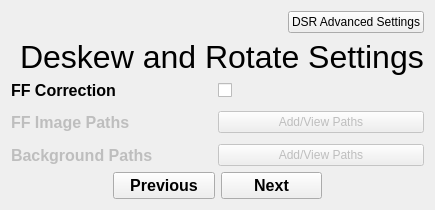
    <widget class="QWidget" name="DSR">
     <attribute name="title">
      <string>DSR</string>
     </attribute>
     <layout class="QGridLayout" name="gridLayout_2" rowstretch="2,10,1">
      <item row="0" column="0">
       <layout class="QVBoxLayout" name="verticalLayout_7">
        <item>
         <layout class="QHBoxLayout" name="horizontalLayout_16" stretch="4,1">
          <item>
           <spacer name="horizontalSpacer_28">
            <property name="orientation">
             <enum>Qt::Horizontal</enum>
            </property>
            <property name="sizeHint" stdset="0">
             <size>
              <width>40</width>
              <height>20</height>
             </size>
            </property>
           </spacer>
          </item>
          <item>
           <widget class="QPushButton" name="dsrAdvancedSettingsButton">
            <property name="text">
             <string>DSR Advanced Settings</string>
            </property>
           </widget>
          </item>
         </layout>
        </item>
        <item>
         <layout class="QHBoxLayout" name="horizontalLayout_15">
          <item>
           <widget class="QLabel" name="dsrSettingsLabel">
            <property name="font">
             <font>
              <pointsize>24</pointsize>
             </font>
            </property>
            <property name="text">
             <string> Deskew and Rotate Settings</string>
            </property>
            <property name="alignment">
             <set>Qt::AlignHCenter|Qt::AlignTop</set>
            </property>
           </widget>
          </item>
         </layout>
        </item>
       </layout>
      </item>
      <item row="1" column="0">
       <layout class="QVBoxLayout" name="verticalLayout_8">
        <property name="spacing">
         <number>1</number>
        </property>
        <item>
         <layout class="QHBoxLayout" name="horizontalLayout_21">
          <item>
           <widget class="QLabel" name="llffCorrectionLabel">
            <property name="font">
             <font>
              <pointsize>12</pointsize>
              <bold>true</bold>
             </font>
            </property>
            <property name="text">
             <string>FF Correction</string>
            </property>
           </widget>
          </item>
          <item>
           <widget class="QCheckBox" name="llffCorrectionCheckBox">
            <property name="autoFillBackground">
             <bool>false</bool>
            </property>
            <property name="text">
             <string/>
            </property>
           </widget>
          </item>
         </layout>
        </item>
        <item>
         <spacer name="verticalSpacer_13">
          <property name="orientation">
           <enum>Qt::Vertical</enum>
          </property>
          <property name="sizeType">
           <enum>QSizePolicy::Preferred</enum>
          </property>
          <property name="sizeHint" stdset="0">
           <size>
            <width>20</width>
            <height>10</height>
           </size>
          </property>
         </spacer>
        </item>
        <item>
         <layout class="QHBoxLayout" name="horizontalLayout_8">
          <item>
           <widget class="QLabel" name="lsImagePathsLabel">
            <property name="enabled">
             <bool>false</bool>
            </property>
            <property name="font">
             <font>
              <pointsize>12</pointsize>
              <bold>true</bold>
             </font>
            </property>
            <property name="text">
             <string>FF Image Paths</string>
            </property>
           </widget>
          </item>
          <item>
           <widget class="QPushButton" name="lsImageAddPathsButton">
            <property name="enabled">
             <bool>false</bool>
            </property>
            <property name="text">
             <string>Add/View Paths</string>
            </property>
           </widget>
          </item>
         </layout>
        </item>
        <item>
         <spacer name="verticalSpacer_14">
          <property name="orientation">
           <enum>Qt::Vertical</enum>
          </property>
          <property name="sizeType">
           <enum>QSizePolicy::Preferred</enum>
          </property>
          <property name="sizeHint" stdset="0">
           <size>
            <width>20</width>
            <height>10</height>
           </size>
          </property>
         </spacer>
        </item>
        <item>
         <layout class="QHBoxLayout" name="horizontalLayout_7">
          <item>
           <widget class="QLabel" name="backgroundPathsLabel">
            <property name="enabled">
             <bool>false</bool>
            </property>
            <property name="font">
             <font>
              <pointsize>12</pointsize>
              <bold>true</bold>
             </font>
            </property>
            <property name="text">
             <string>Background Paths</string>
            </property>
           </widget>
          </item>
          <item>
           <widget class="QPushButton" name="backgroundAddPathsButton">
            <property name="enabled">
             <bool>false</bool>
            </property>
            <property name="text">
             <string>Add/View Paths</string>
            </property>
           </widget>
          </item>
         </layout>
        </item>
       </layout>
      </item>
      <item row="2" column="0">
       <layout class="QHBoxLayout" name="horizontalLayout_17" stretch="1,1,1,1">
        <item>
         <spacer name="horizontalSpacer_29">
          <property name="orientation">
           <enum>Qt::Horizontal</enum>
          </property>
          <property name="sizeHint" stdset="0">
           <size>
            <width>40</width>
            <height>20</height>
           </size>
          </property>
         </spacer>
        </item>
        <item>
         <widget class="QPushButton" name="dsrPreviousButton">
          <property name="font">
           <font>
            <pointsize>12</pointsize>
            <bold>true</bold>
           </font>
          </property>
          <property name="text">
           <string>Previous</string>
          </property>
         </widget>
        </item>
        <item>
         <widget class="QPushButton" name="dsrNextButton">
          <property name="font">
           <font>
            <pointsize>12</pointsize>
            <bold>true</bold>
           </font>
          </property>
          <property name="text">
           <string>Next</string>
          </property>
         </widget>
        </item>
        <item>
         <spacer name="horizontalSpacer_30">
          <property name="orientation">
           <enum>Qt::Horizontal</enum>
          </property>
          <property name="sizeHint" stdset="0">
           <size>
            <width>40</width>
            <height>20</height>
           </size>
          </property>
         </spacer>
        </item>
       </layout>
      </item>
     </layout>
    </widget>
